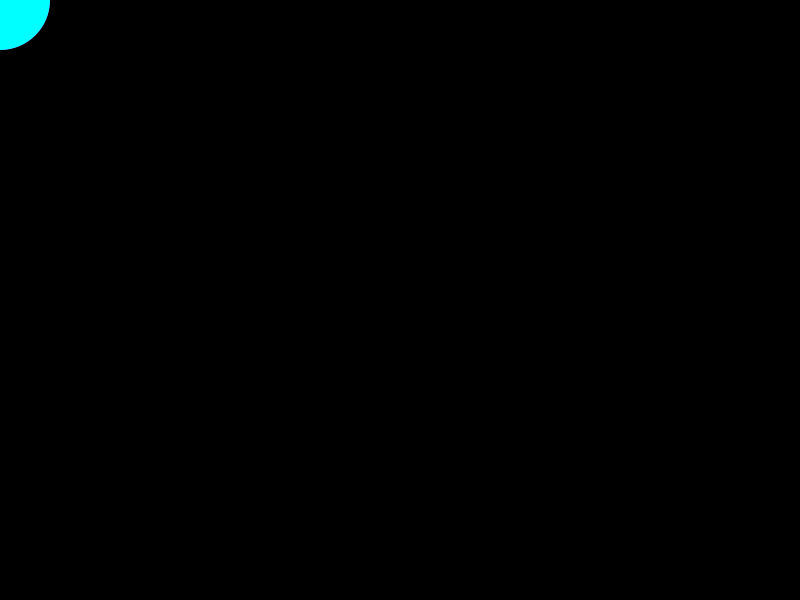
Frame 1 (no input)
Frame 60 (the mouse pressed at the canvas centre just before this capture): identical to frame 1, image omitted
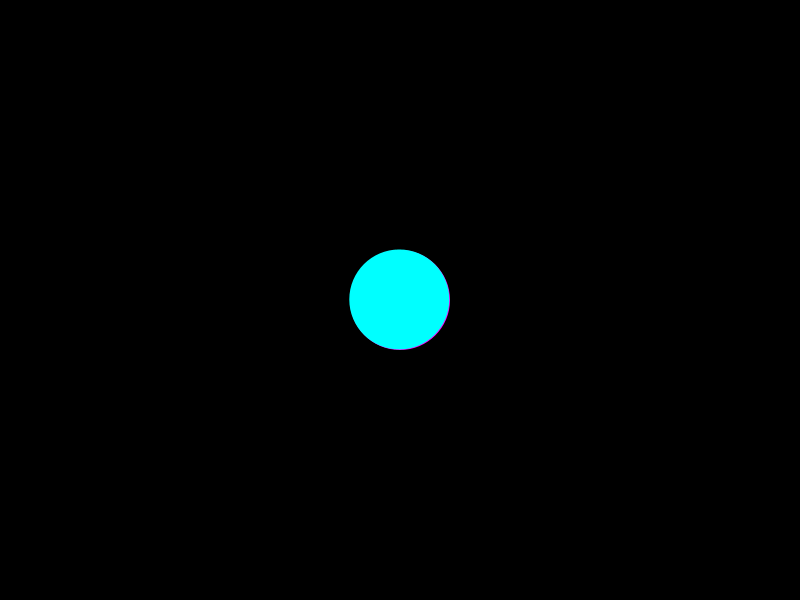
Frame 120 (the mouse held since frame 60 and released just before this capture)

The Processing sketch that drew these frames (run headless with seeded random() and noise(); from frame 60 on, the mouse is pressed at the canvas centre):

// Processing sketch: sketch_moving_average
// ── sketch_moving_average.pde
//移動平均

float averageX = 0;  //平均値 X
float averageY = 0;  //平均値 Y

float myX = 0;       //円のX座標
float myY = 0;       //円のY座標

void setup(){
  size(800,600);
}

void draw(){
  background(0);

  noStroke();
  fill(255,0,255);
  circle(mouseX, mouseY, 100);
  
  //10回の移動平均
  averageX = (averageX*(9.0/10.0)) + (mouseX / 10.0);
  averageY = (averageY*(9.0/10.0)) + (mouseY / 10.0);
  
  //円の座標を、平均値にする
  myX = averageX;
  myY = averageY;
  
  noStroke();
  fill(0,255,255);
  circle(myX, myY, 100);
  
}
